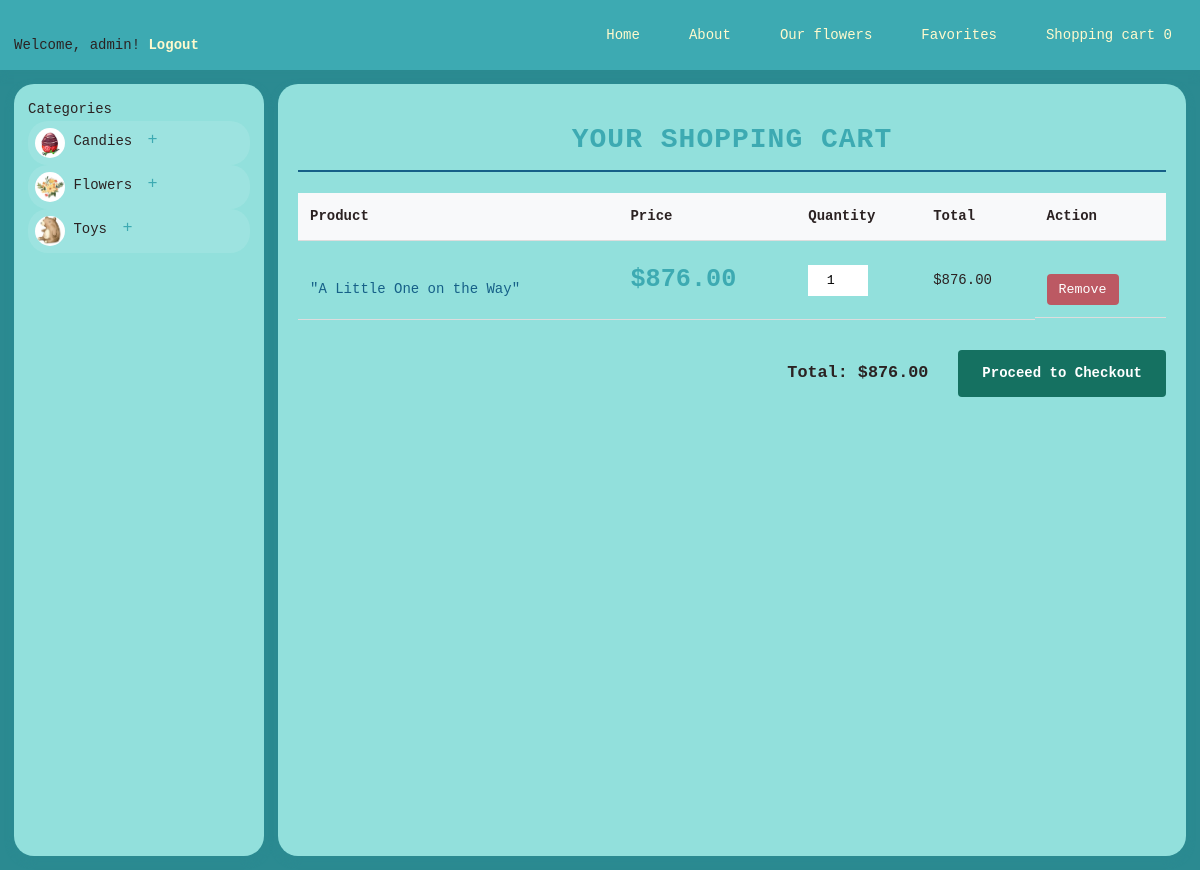
The app's page /cart/ (signed in) with its own data.
### products/models.py (models this page shows, shortened)
class Category(models.Model):
    name = models.CharField(max_length=100, verbose_name='Category Name')
    description = models.TextField(blank=True, verbose_name='Category Description')
    image = models.ImageField(
        upload_to='category/',
        blank=True,
        verbose_name='Category Image'
    )
    class Meta:
        verbose_name = 'Category'
        verbose_name_plural = 'Categories'
        ordering = ['name']

class Product(models.Model):
    name = models.CharField(max_length=255, verbose_name='Product Name')
    subcategory = models.ForeignKey(SubCategory, on_delete=models.CASCADE,
                                   related_name='products', verbose_name='Subcategory')
    description = models.TextField(blank=True, verbose_name='Product Description')
    price = models.DecimalField(max_digits=10, decimal_places=2, verbose_name='Price')
    quantity = models.PositiveIntegerField(default=0, verbose_name='Quantity in Stock')
    image = models.ImageField(
        upload_to='products/',
        blank=True,
        verbose_name='Product Image'
    )
    available = models.BooleanField(default=True, verbose_name='Available')
    class Meta:
        verbose_name = 'Product'
        verbose_name_plural = 'Products'
        ordering = ['name']

### carts/models.py (models this page shows, shortened)
class CartItem(models.Model):
    cart = models.ForeignKey(Cart, on_delete=models.CASCADE, related_name='items')
    product = models.ForeignKey(Product, on_delete=models.CASCADE)
    quantity = models.PositiveIntegerField(default=1)
    def total_price(self):
        return self.product.price * self.quantity
    class Meta:
        unique_together = ('cart', 'product')

### carts/views.py (the view)
# urls.py: path('', views.view_cart, name='cart'),
@login_required
def view_cart(request):
    cart= Cart.get_or_create_cart(user=request.user)
    cart_items = cart.items.all().select_related('product')
    total_price = cart.total_price()
    return render(request, 'carts/view_cart.html', {
        'cart_items': cart_items,
        'total_price': total_price
    })

### carts/models.py (called while the page is built)
    def total_price(self):
        return sum(item.product.price * item.quantity for item in self.items.all())

    @classmethod
    def get_or_create_cart(cls, user):
        try:
            return cls.objects.get(user=user)
        except cls.DoesNotExist:
            return cls.objects.create(user=user)

### products/context_processors.py (called while the page is built)
def categories(request):
    return {
        'categories': Category.objects.prefetch_related('subcategories').all()
    }

### templates/carts/view_cart.html (shortened to what this page needs)
{% extends 'home/layout.html' %}
{% block content %}
<div class="cart-page">
    <h1 class="page-title">Your Shopping Cart</h1>
    {% if cart_items %}
    <div class="cart-items">
        <table class="cart-table">
            <thead>
                <tr>
                    <th>Product</th>
                    <th>Price</th>
                    <th>Quantity</th>
                    <th>Total</th>
                    <th>Action</th>
                </tr>
            </thead>
            <tbody>
                {% for item in cart_items %}
                <tr class="cart-item" data-item-id="{{ item.id }}">
                    <td class="product-info">
                        <span class="product-name">{{ item.product.name }}</span>
                    </td>
                    <td class="product-price">${{ item.product.price }}</td>
                    <td class="product-quantity">
                        <input type="number"
                               value="{{ item.quantity }}"
                               min="1"
                               max="{{ item.product.quantity }}"
                               class="quantity-input">
                    </td>
                    <td class="product-total">${{ item.total_price }}</td>
                    <td class="product-actions">
                        <button class="remove-btn" data-item-id="{{ item.id }}">Remove</button>
                    </td>
                </tr>
                {% endfor %}
            </tbody>
        </table>
        <div class="cart-summary">
            <div class="total-price">
                <span class="label">Total:</span>
                <span class="value">${{ total_price }}</span>
            </div>
            <a href="{% url 'order' %}" class="checkout-btn">Proceed to Checkout</a>
        </div>
    </div>
    {% else %}
    <div class="empty-cart">
        <p>Your cart is empty</p>
        <a href="{% url 'products' %}" class="continue-shopping">Continue Shopping</a>
    </div>
    {% endif %}
</div>
{% endblock %}

### templates/home/layout.html (shortened to what this page needs)
{% load static %}
{% load cart_filters %}
<!DOCTYPE html>
<html lang="en">
    <head>
        <link rel="stylesheet" href="{% static 'home/css/reset.css' %}">
        <link rel="stylesheet" href="{% static 'home/css/layout.css' %}">
        <link rel="stylesheet" href="https://cdnjs.cloudflare.com/ajax/libs/font-awesome/6.0.0-beta3/css/all.min.css">
    </head>
    <body>
        <header class="header">
            <nav class="nav">
                <div class="auth-links">
                    {% if user.is_authenticated %}
                    <p class="welcome-msg">Welcome, <span class="username">{{ user.username }}</span>! <a
                            href="{% url 'users:logout' %}" class="auth-link">Logout</a></p>
                    {% else %}
                    <p class="auth-options">
                        <a href="{% url 'users:login' %}" class="auth-link">Login</a> |
                        <a href="{% url 'users:registration' %}" class="auth-link">Register</a>
                    </p>
                    {% endif %}
                </div>
                <div class="nav-links">
                    <div class="nav-item">
                        <a href="{% url '' %}" class="nav-link">Home</a>
                    </div>
                    <div class="nav-item">
                        <a href="{% url 'about' %}" class="nav-link">About</a>
                    </div>
                    <div class="nav-item">
                        <a href="{% url 'products' %}" class="nav-link">Our flowers</a>
                    </div>
                    {% if user.is_authenticated %}
                    <div class="nav-item">
                        <a href="{% url 'favorites' %}" class="nav-link">Favorites</a>
                    </div>
                    {% if user.is_authenticated %}
                    <div class="nav-item">
                        <a href="{% url 'cart' %}" class="nav-link">Shopping cart
                            <span id="cart-total-items" class="cart-count">
                                {% if cart_total_items %}{{ cart_total_items }}{% else %}0{% endif %}
                            </span>
                        </a>
                    </div>
                    {% endif %}
                    {% endif %}
                </div>
            </nav>
        </header>
        <div class="main-wrapper">
            <aside class="sidebar">
                <div class="categories">
                    <h3 class="categories-title">Categories</h3>
                    <ul class="categories-list">
                        {% for category in categories %}
                        <li class="category-item">
                            <div class="category-header">
                                {% if category.image %}
                                <img class="category-image" src="{{ category.image.url }}" alt="{{ category.name }}" />
                                {% endif %}
                                <a href="{% url 'category_view' category.id %}" class="category-link">{{ category.name}}</a>
                                {% if category.subcategories.all %}
                                <button class="toggle-subcategories">+</button>
                                {% endif %}
                            </div>
                        </li>
                        {% endfor %}
                    </ul>
                </div>
            </aside>
            <main class="main-content">
                {% block content %}
                {% endblock %}
            </main>
        </div>
    </body>
</html>

### static/home/css/layout.css (style rules this page uses)
:root { --primary-color: #3daab2; --secondary-color: #166088; --accent-color: #92e0dc; --background-color: #2b8a91; --text-color: #2b2222; --light-text: lemonchiffon; --border-radius: 20px; --box-shadow: 0 4px 8px #2b8a91; --transition: all 0.3s ease; --error: #d45d79; }
body { font-family:'Courier New', Courier, monospace; color: var(--text-color); background-color: var(--background-color); margin: 0; padding: 0; line-height: 1.6; display: flex; flex-direction: column; min-height: 100vh; }
.header { background-color: var(--primary-color); padding: 1rem; box-shadow: var(--box-shadow); }
.nav { display: flex; justify-content: space-between; align-items: center; flex-wrap: wrap; }
.auth-links { margin-top: 20px; text-align: center; }
.auth-link { color: var(--light-text); text-decoration: none; font-weight: bold; transition: var(--transition); }
.nav-links { display: flex; gap: 1.5rem; }
.nav-link { color: var(--light-text); text-decoration: none; padding: 0.5rem 1rem; border-radius: var(--border-radius); transition: var(--transition); }
.page-title { font-size: 2rem; font-weight: bold; color: var(--primary-color); margin-bottom: 1.5rem; padding-bottom: 0.5rem; border-bottom: 2px solid var(--secondary-color); text-align: center; text-transform: uppercase; letter-spacing: 1px; margin-top: 1rem; }
.main-wrapper { display: flex; flex: 1; gap: 1rem; padding: 1rem; }
.sidebar { width: 250px; background-color: var(--accent-color); border-radius: var(--border-radius); box-shadow: var(--box-shadow); padding: 1rem; position: sticky; top: 1rem; height: calc(100vh - 2rem); overflow-y: auto; flex-shrink: 0; }
.main-content { flex: 1; background-color: var(--accent-color); border-radius: var(--border-radius); box-shadow: var(--box-shadow); overflow-y: auto; height: calc(100vh - 2rem); }
.product-info { padding: 1rem; }
.product-name { margin: 0 0 0.5rem 0; font-size: 1rem; color: var(--text-color); }
.product-price { margin: 0; font-weight: bold; color: var(--primary-color); }
.cart-page { padding: 20px; max-width: 1200px; margin: 0 auto; }
.cart-table { width: 100%; border-collapse: collapse; margin-bottom: 30px; }
.cart-table th, .cart-table td { padding: 12px; text-align: left; border-bottom: 1px solid #ddd; }
.cart-table th { background-color: #f8f9fa; }
.quantity-input { width: 60px; padding: 8px; text-align: center; }
.remove-btn { background: #bc5963; color: white; border: none; padding: 8px 12px; border-radius: 4px; cursor: pointer; }
.cart-summary { display: flex; justify-content: flex-end; align-items: center; gap: 30px; margin-top: 20px; }
.total-price { font-size: 1.2rem; font-weight: bold; }
.checkout-btn { background: #157161; color: white; padding: 12px 24px; border-radius: 4px; text-decoration: none; font-weight: bold; }
.category-image { width: 30px; height: 30px; border-radius: 50%; object-fit: cover; }
.category-header { align-items: center; gap: 0.5rem; cursor: pointer; padding: 0.5rem; border-radius: var(--border-radius); background-color: rgba(255, 255, 255, 0.1); transition: var(--transition); }
.toggle-subcategories { background: none; border: none; color: var(--primary-color); font-size: 1.2rem; cursor: pointer; width: 24px; height: 24px; border-radius: 50%; transition: var(--transition); }
.product-info { flex: 1; display: flex; flex-direction: column; gap: 1.5rem; }
.product-name { font-size: 2rem; color: var(--secondary-color); margin: 0; }
.product-price { font-size: 1.8rem; font-weight: bold; color: var(--primary-color); margin: 0; }
.product-actions { display: flex; gap: 1rem; margin-top: 1.5rem; align-items: center; }
.product-info { padding: 0.5rem; }
.product-name { font-size: 1rem; margin-bottom: 0.5rem; color: var(--secondary-color); }

### records on screen
Category: image (picture), name "Candies"
Category: image (picture), name "Flowers"
Category: image (picture), name "Toys"
CartItem: product.name "\"A Little One on the Way\"", product.price "876.00", quantity "1", total_price "876.00"

### other values on screen
{{ user.username }} "admin"
{{ total_price }} "876.00"
